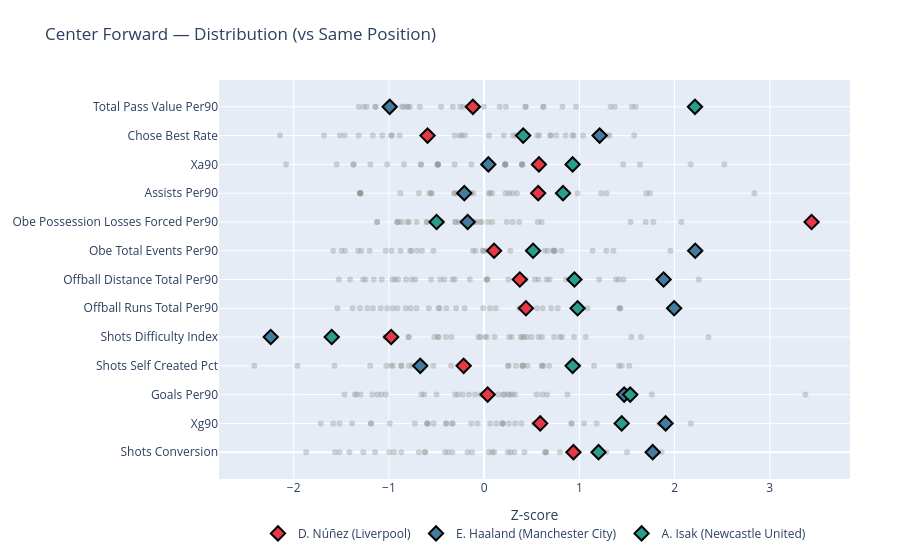
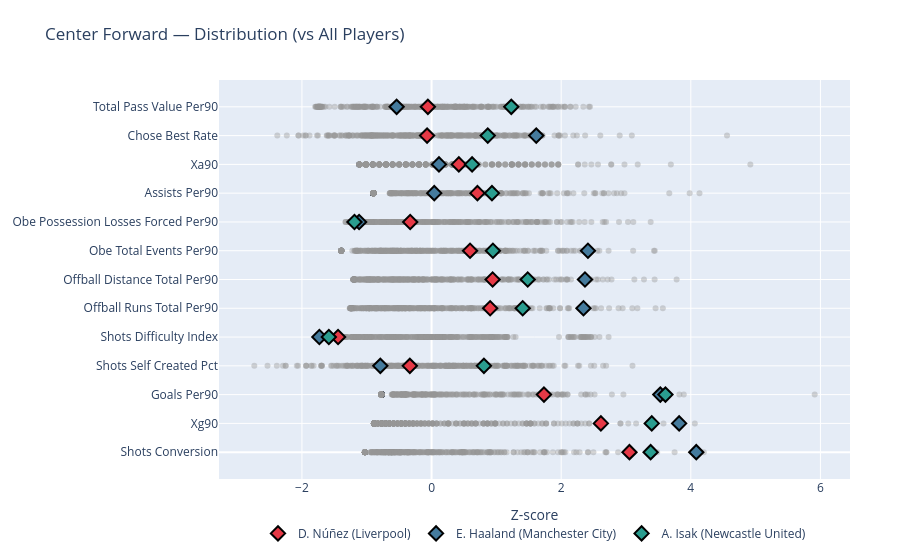

The cell these charts' notebook holds for them, in order:
### Code cell
# USAGE EXAMPLE
plot_player_comparison(merged_final, ["D. Núñez", "E. Haaland", "A. Isak"])

### Figure 1 — Plotly figure (JSON) as saved in the notebook; plotly's stock layout.template omitted (floating-point values rounded to 4 significant figures)
{"data": [{"hoverinfo": "skip", "marker": {"color": "rgba(150,150,150,0.4)", "size": 6}, "mode": "markers", "showlegend": false, "type": "scatter", "x": [-0.621, -1.269, 0.6379, 0.6507, 0.2766, -0.6204, 0.2484, -0.3765, -0.6855, -0.1749, 0.3173, -1.566, -1.415, -1.868, -0.4102, 0.9795, 1.201, 1.168, -0.9452, 0.7967, 1.77, 1.283, 0.048, -1.146, -0.8702, -0.3334, 0.9379, 0.6492, -0.1284, 0.08667, 0.1056, 0.4236, 1.5, -1.519, -0.9958, 1.864], "y": [0, 0, 0, 0, 0, 0, 0, 0, 0, 0, 0, 0, 0, 0, 0, 0, 0, 0, 0, 0, 0, 0, 0, 0, 0, 0, 0, 0, 0, 0, 0, 0, 0, 0, 0, 0]}, {"hoverinfo": "skip", "marker": {"color": "rgba(150,150,150,0.4)", "size": 6}, "mode": "markers", "showlegend": false, "type": "scatter", "x": [-1.386, 0.1939, -0.3329, 1.84, 0.06218, -1.189, -0.7279, -1.189, -1.584, 0.128, 0.1939, 1.05, -0.0695, -1.716, 0.5231, -0.1353, 1.445, 0.9181, -0.3987, -0.5962, 1.906, 0.9181, 0.2597, -0.9913, -0.5962, -0.3987, 0.5889, -0.5304, 0.1939, 0.3914, -0.5962, 0.3255, 1.181, -1.518, -0.3329, 2.169], "y": [1, 1, 1, 1, 1, 1, 1, 1, 1, 1, 1, 1, 1, 1, 1, 1, 1, 1, 1, 1, 1, 1, 1, 1, 1, 1, 1, 1, 1, 1, 1, 1, 1, 1, 1, 1]}, {"hoverinfo": "skip", "marker": {"color": "rgba(150,150,150,0.4)", "size": 6}, "mode": "markers", "showlegend": false, "type": "scatter", "x": [-1.297, -0.4995, 0.02891, 0.2023, -0.2258, -1.08, -0.6295, -1.467, -0.3044, 0.06945, 0.2509, -0.6576, -1.174, -1.341, 0.08922, 0.8739, 1.534, 0.6602, -0.2744, 0.3247, 1.471, 0.6109, 0.2685, -1.032, 0.2078, 0.5491, 0.03635, 0.1489, -0.1593, 0.2937, -0.03731, -0.09467, 1.76, -1.122, -1.358, 3.374], "y": [2, 2, 2, 2, 2, 2, 2, 2, 2, 2, 2, 2, 2, 2, 2, 2, 2, 2, 2, 2, 2, 2, 2, 2, 2, 2, 2, 2, 2, 2, 2, 2, 2, 2, 2, 2]}, {"hoverinfo": "skip", "marker": {"color": "rgba(150,150,150,0.4)", "size": 6}, "mode": "markers", "showlegend": false, "type": "scatter", "x": [0.6048, 0.4065, -0.3458, 0.611, 0.6833, 0.9911, -0.8687, 0.9784, -1.572, -0.756, 0.3329, 1.523, 0.4092, -0.8714, -0.5343, -2.414, 0.9295, 0.6208, -0.9765, -1.961, -0.6712, 0.4566, 0.3985, -1.027, 1.154, 1.444, -0.2152, -0.7895, -0.1955, 0.2551, 1.416, 0.9338, -0.9576, 0.9495, 0.2527, -1.196], "y": [3, 3, 3, 3, 3, 3, 3, 3, 3, 3, 3, 3, 3, 3, 3, 3, 3, 3, 3, 3, 3, 3, 3, 3, 3, 3, 3, 3, 3, 3, 3, 3, 3, 3, 3, 3]}, {"hoverinfo": "skip", "marker": {"color": "rgba(150,150,150,0.4)", "size": 6}, "mode": "markers", "showlegend": false, "type": "scatter", "x": [0.818, 0.7967, 0.02763, -0.9305, 0.4981, 0.4017, -0.5231, 0.1097, 0.7351, 0.9439, -0.3439, 0.008887, -0.7948, 2.356, 0.4506, 0.5714, -1.601, 0.289, 1.546, 0.6088, -2.241, -2.201, -0.05939, 1.649, 0.2631, -1.032, -0.9766, -0.4803, -1.037, -0.4027, 0.4183, -0.7907, -0.4842, -0.04158, 1.066, 0.3829], "y": [4, 4, 4, 4, 4, 4, 4, 4, 4, 4, 4, 4, 4, 4, 4, 4, 4, 4, 4, 4, 4, 4, 4, 4, 4, 4, 4, 4, 4, 4, 4, 4, 4, 4, 4, 4]}, {"hoverinfo": "skip", "marker": {"color": "rgba(150,150,150,0.4)", "size": 6}, "mode": "markers", "showlegend": false, "type": "scatter", "x": [-0.7111, -0.3975, 0.3688, 0.4542, 1.431, -0.4774, 0.06105, -1.228, -1.168, 1.423, -0.9107, -1.018, -0.7737, -1.381, 0.7726, -0.4709, 0.9815, 1.086, -1.304, 0.5546, 1.995, 1.421, -0.01, -0.206, 0.703, 0.1222, 0.4387, -1.542, 0.6155, -0.8246, -0.581, 1.968, -0.959, 0.947, -0.2943, -1.087], "y": [5, 5, 5, 5, 5, 5, 5, 5, 5, 5, 5, 5, 5, 5, 5, 5, 5, 5, 5, 5, 5, 5, 5, 5, 5, 5, 5, 5, 5, 5, 5, 5, 5, 5, 5, 5]}, {"hoverinfo": "skip", "marker": {"color": "rgba(150,150,150,0.4)", "size": 6}, "mode": "markers", "showlegend": false, "type": "scatter", "x": [-0.7229, -0.4188, 0.2547, 0.4349, 1.416, -0.4613, 0.03348, -1.245, -1.158, 1.464, -0.9343, -0.9629, -0.7596, -1.409, 0.5706, -0.31, 0.9482, 1.208, -1.272, 0.6878, 1.885, 1.384, 0.02943, -0.1497, 0.5334, 0.02449, 0.3745, -1.525, 0.6554, -0.8206, -0.5567, 2.254, -0.9032, 0.86, -0.3319, -1.076], "y": [6, 6, 6, 6, 6, 6, 6, 6, 6, 6, 6, 6, 6, 6, 6, 6, 6, 6, 6, 6, 6, 6, 6, 6, 6, 6, 6, 6, 6, 6, 6, 6, 6, 6, 6, 6]}, {"hoverinfo": "skip", "marker": {"color": "rgba(150,150,150,0.4)", "size": 6}, "mode": "markers", "showlegend": false, "type": "scatter", "x": [-0.6531, -0.5328, 0.6676, 0.4643, 1.956, -0.7754, 0.7268, -1.29, -1.499, 0.7468, -0.9729, -0.8787, -0.7642, -1.324, 0.5303, -0.01577, 0.514, 0.8114, -1.203, 1.358, 2.217, 0.636, 0.7291, -0.006376, 1.14, -0.09061, 0.1041, -1.585, -0.1181, -0.7047, 0.275, 1.283, -1.034, 0.7344, 0.01477, -1.461], "y": [7, 7, 7, 7, 7, 7, 7, 7, 7, 7, 7, 7, 7, 7, 7, 7, 7, 7, 7, 7, 7, 7, 7, 7, 7, 7, 7, 7, 7, 7, 7, 7, 7, 7, 7, 7]}, {"hoverinfo": "skip", "marker": {"color": "rgba(150,150,150,0.4)", "size": 6}, "mode": "markers", "showlegend": false, "type": "scatter", "x": [-0.105, -0.3032, 1.538, -0.2661, -0.02616, -0.1166, -0.6007, -0.863, -1.124, -0.4452, 0.6029, 0.2996, -1.124, -0.9136, 2.071, 0.564, -0.4997, 1.696, -0.6044, 0.0849, -0.173, 0.2364, 0.04022, -0.7896, -0.0452, 0.3688, 3.439, -0.9122, -0.5003, -0.895, -0.7081, -0.3004, -0.8029, -0.08689, 1.777, -0.5126], "y": [8, 8, 8, 8, 8, 8, 8, 8, 8, 8, 8, 8, 8, 8, 8, 8, 8, 8, 8, 8, 8, 8, 8, 8, 8, 8, 8, 8, 8, 8, 8, 8, 8, 8, 8, 8]}, {"hoverinfo": "skip", "marker": {"color": "rgba(150,150,150,0.4)", "size": 6}, "mode": "markers", "showlegend": false, "type": "scatter", "x": [0.2613, 0.9805, 0.5605, 1.228, 0.05215, 2.838, 0.08494, -0.1354, 1.284, -0.1142, -1.302, -0.2836, -0.6852, -1.302, 0.297, -0.3078, 0.8284, 0.05997, -0.3147, 0.2255, -0.2084, 1.705, -0.5569, -0.5747, 1.742, -1.302, 0.5674, 0.3434, -0.8801, -1.302, -0.5516, 0.882, -0.2151, -1.302, -1.302, -1.302], "y": [9, 9, 9, 9, 9, 9, 9, 9, 9, 9, 9, 9, 9, 9, 9, 9, 9, 9, 9, 9, 9, 9, 9, 9, 9, 9, 9, 9, 9, 9, 9, 9, 9, 9, 9, 9]}, {"hoverinfo": "skip", "marker": {"color": "rgba(150,150,150,0.4)", "size": 6}, "mode": "markers", "showlegend": false, "type": "scatter", "x": [0.3983, 1.638, -0.4868, 0.3983, -0.3098, 0.2213, 0.04426, 0.9294, 2.169, 0.5754, -0.4868, 0.2213, -1.372, -2.08, 0.3983, -0.4868, 0.9294, -0.1328, -1.195, 0.04426, 0.04426, 0.2213, 0.2213, 0.2213, 2.523, 1.461, 0.5754, -1.018, -0.8409, -0.6639, -0.4868, 0.3983, -0.6639, -0.4868, -1.549, -1.372], "y": [10, 10, 10, 10, 10, 10, 10, 10, 10, 10, 10, 10, 10, 10, 10, 10, 10, 10, 10, 10, 10, 10, 10, 10, 10, 10, 10, 10, 10, 10, 10, 10, 10, 10, 10, 10]}, {"hoverinfo": "skip", "marker": {"color": "rgba(150,150,150,0.4)", "size": 6}, "mode": "markers", "showlegend": false, "type": "scatter", "x": [-1.683, -1.465, -1.516, 0.9278, 0.207, -0.3083, 0.6983, 0.8551, 1.295, 0.3943, -1.318, -2.144, 0.5588, 1.243, -0.2334, -0.2536, 0.41, 0.3029, -0.9674, 0.7577, 1.213, -1.168, 1.317, 0.5779, -0.9782, -1.07, -0.5944, 1.576, -0.1994, 0.05127, 0.6953, 1.039, 0.9394, -0.886, -0.6054, 0.3327], "y": [11, 11, 11, 11, 11, 11, 11, 11, 11, 11, 11, 11, 11, 11, 11, 11, 11, 11, 11, 11, 11, 11, 11, 11, 11, 11, 11, 11, 11, 11, 11, 11, 11, 11, 11, 11]}, {"hoverinfo": "skip", "marker": {"color": "rgba(150,150,150,0.4)", "size": 6}, "mode": "markers", "showlegend": false, "type": "scatter", "x": [-0.676, 1.591, 0.2296, 1.372, -0.848, 1.551, -1.234, 0.6202, 0.9654, -0.0009206, 1.328, 0.1635, -1.142, -0.4524, -0.08925, -1.141, 2.214, 0.6244, -0.7983, -0.78, -0.9919, -0.09336, 0.433, 0.8227, 2.22, 0.4366, -0.1182, -0.3292, -0.8105, -0.2195, -0.8633, -0.1474, -1.317, -1.266, -0.9999, -0.2523], "y": [12, 12, 12, 12, 12, 12, 12, 12, 12, 12, 12, 12, 12, 12, 12, 12, 12, 12, 12, 12, 12, 12, 12, 12, 12, 12, 12, 12, 12, 12, 12, 12, 12, 12, 12, 12]}, {"hovertemplate": "<b>D. Núñez (Liverpool)</b><br>Shots Conversion<br>Z-score: 0.94<br>Percentile: 81%", "marker": {"color": "#E63946", "line": {"color": "black", "width": 2}, "size": 11, "symbol": "diamond"}, "mode": "markers", "name": "D. Núñez (Liverpool)", "showlegend": true, "type": "scatter", "x": [0.9379], "y": [0]}, {"hovertemplate": "<b>D. Núñez (Liverpool)</b><br>Xg90<br>Z-score: 0.59<br>Percentile: 78%", "marker": {"color": "#E63946", "line": {"color": "black", "width": 2}, "size": 11, "symbol": "diamond"}, "mode": "markers", "showlegend": false, "type": "scatter", "x": [0.5889], "y": [1]}, {"hovertemplate": "<b>D. Núñez (Liverpool)</b><br>Goals Per90<br>Z-score: 0.04<br>Percentile: 53%", "marker": {"color": "#E63946", "line": {"color": "black", "width": 2}, "size": 11, "symbol": "diamond"}, "mode": "markers", "showlegend": false, "type": "scatter", "x": [0.03635], "y": [2]}, {"hovertemplate": "<b>D. Núñez (Liverpool)</b><br>Shots Self Created Pct<br>Z-score: -0.22<br>Percentile: 42%", "marker": {"color": "#E63946", "line": {"color": "black", "width": 2}, "size": 11, "symbol": "diamond"}, "mode": "markers", "showlegend": false, "type": "scatter", "x": [-0.2152], "y": [3]}, {"hovertemplate": "<b>D. Núñez (Liverpool)</b><br>Shots Difficulty Index<br>Z-score: -0.98<br>Percentile: 17%", "marker": {"color": "#E63946", "line": {"color": "black", "width": 2}, "size": 11, "symbol": "diamond"}, "mode": "markers", "showlegend": false, "type": "scatter", "x": [-0.9766], "y": [4]}, {"hovertemplate": "<b>D. Núñez (Liverpool)</b><br>Offball Runs Total Per90<br>Z-score: 0.44<br>Percentile: 64%", "marker": {"color": "#E63946", "line": {"color": "black", "width": 2}, "size": 11, "symbol": "diamond"}, "mode": "markers", "showlegend": false, "type": "scatter", "x": [0.4387], "y": [5]}, {"hovertemplate": "<b>D. Núñez (Liverpool)</b><br>Offball Distance Total Per90<br>Z-score: 0.37<br>Percentile: 64%", "marker": {"color": "#E63946", "line": {"color": "black", "width": 2}, "size": 11, "symbol": "diamond"}, "mode": "markers", "showlegend": false, "type": "scatter", "x": [0.3745], "y": [6]}, {"hovertemplate": "<b>D. Núñez (Liverpool)</b><br>Obe Total Events Per90<br>Z-score: 0.10<br>Percentile: 56%", "marker": {"color": "#E63946", "line": {"color": "black", "width": 2}, "size": 11, "symbol": "diamond"}, "mode": "markers", "showlegend": false, "type": "scatter", "x": [0.1041], "y": [7]}, {"hovertemplate": "<b>D. Núñez (Liverpool)</b><br>Obe Possession Losses Forced Per90<br>Z-score: 3.44<br>Percentile: 100%", "marker": {"color": "#E63946", "line": {"color": "black", "width": 2}, "size": 11, "symbol": "diamond"}, "mode": "markers", "showlegend": false, "type": "scatter", "x": [3.439], "y": [8]}, {"hovertemplate": "<b>D. Núñez (Liverpool)</b><br>Assists Per90<br>Z-score: 0.57<br>Percentile: 78%", "marker": {"color": "#E63946", "line": {"color": "black", "width": 2}, "size": 11, "symbol": "diamond"}, "mode": "markers", "showlegend": false, "type": "scatter", "x": [0.5674], "y": [9]}, {"hovertemplate": "<b>D. Núñez (Liverpool)</b><br>Xa90<br>Z-score: 0.58<br>Percentile: 82%", "marker": {"color": "#E63946", "line": {"color": "black", "width": 2}, "size": 11, "symbol": "diamond"}, "mode": "markers", "showlegend": false, "type": "scatter", "x": [0.5754], "y": [10]}, {"hovertemplate": "<b>D. Núñez (Liverpool)</b><br>Chose Best Rate<br>Z-score: -0.59<br>Percentile: 33%", "marker": {"color": "#E63946", "line": {"color": "black", "width": 2}, "size": 11, "symbol": "diamond"}, "mode": "markers", "showlegend": false, "type": "scatter", "x": [-0.5944], "y": [11]}, {"hovertemplate": "<b>D. Núñez (Liverpool)</b><br>Total Pass Value Per90<br>Z-score: -0.12<br>Percentile: 53%", "marker": {"color": "#E63946", "line": {"color": "black", "width": 2}, "size": 11, "symbol": "diamond"}, "mode": "markers", "showlegend": false, "type": "scatter", "x": [-0.1182], "y": [12]}, {"hovertemplate": "<b>E. Haaland (Manchester City)</b><br>Shots Conversion<br>Z-score: 1.77<br>Percentile: 97%", "marker": {"color": "#457B9D", "line": {"color": "black", "width": 2}, "size": 11, "symbol": "diamond"}, "mode": "markers", "name": "E. Haaland (Manchester City)", "showlegend": true, "type": "scatter", "x": [1.77], "y": [0]}, {"hovertemplate": "<b>E. Haaland (Manchester City)</b><br>Xg90<br>Z-score: 1.91<br>Percentile: 97%", "marker": {"color": "#457B9D", "line": {"color": "black", "width": 2}, "size": 11, "symbol": "diamond"}, "mode": "markers", "showlegend": false, "type": "scatter", "x": [1.906], "y": [1]}, {"hovertemplate": "<b>E. Haaland (Manchester City)</b><br>Goals Per90<br>Z-score: 1.47<br>Percentile: 92%", "marker": {"color": "#457B9D", "line": {"color": "black", "width": 2}, "size": 11, "symbol": "diamond"}, "mode": "markers", "showlegend": false, "type": "scatter", "x": [1.471], "y": [2]}, {"hovertemplate": "<b>E. Haaland (Manchester City)</b><br>Shots Self Created Pct<br>Z-score: -0.67<br>Percentile: 33%", "marker": {"color": "#457B9D", "line": {"color": "black", "width": 2}, "size": 11, "symbol": "diamond"}, "mode": "markers", "showlegend": false, "type": "scatter", "x": [-0.6712], "y": [3]}, {"hovertemplate": "<b>E. Haaland (Manchester City)</b><br>Shots Difficulty Index<br>Z-score: -2.24<br>Percentile: 3%", "marker": {"color": "#457B9D", "line": {"color": "black", "width": 2}, "size": 11, "symbol": "diamond"}, "mode": "markers", "showlegend": false, "type": "scatter", "x": [-2.241], "y": [4]}, {"hovertemplate": "<b>E. Haaland (Manchester City)</b><br>Offball Runs Total Per90<br>Z-score: 2.00<br>Percentile: 100%", "marker": {"color": "#457B9D", "line": {"color": "black", "width": 2}, "size": 11, "symbol": "diamond"}, "mode": "markers", "showlegend": false, "type": "scatter", "x": [1.995], "y": [5]}, {"hovertemplate": "<b>E. Haaland (Manchester City)</b><br>Offball Distance Total Per90<br>Z-score: 1.88<br>Percentile: 97%", "marker": {"color": "#457B9D", "line": {"color": "black", "width": 2}, "size": 11, "symbol": "diamond"}, "mode": "markers", "showlegend": false, "type": "scatter", "x": [1.885], "y": [6]}, {"hovertemplate": "<b>E. Haaland (Manchester City)</b><br>Obe Total Events Per90<br>Z-score: 2.22<br>Percentile: 100%", "marker": {"color": "#457B9D", "line": {"color": "black", "width": 2}, "size": 11, "symbol": "diamond"}, "mode": "markers", "showlegend": false, "type": "scatter", "x": [2.217], "y": [7]}, {"hovertemplate": "<b>E. Haaland (Manchester City)</b><br>Obe Possession Losses Forced Per90<br>Z-score: -0.17<br>Percentile: 53%", "marker": {"color": "#457B9D", "line": {"color": "black", "width": 2}, "size": 11, "symbol": "diamond"}, "mode": "markers", "showlegend": false, "type": "scatter", "x": [-0.173], "y": [8]}, {"hovertemplate": "<b>E. Haaland (Manchester City)</b><br>Assists Per90<br>Z-score: -0.21<br>Percentile: 47%", "marker": {"color": "#457B9D", "line": {"color": "black", "width": 2}, "size": 11, "symbol": "diamond"}, "mode": "markers", "showlegend": false, "type": "scatter", "x": [-0.2084], "y": [9]}, {"hovertemplate": "<b>E. Haaland (Manchester City)</b><br>Xa90<br>Z-score: 0.04<br>Percentile: 50%", "marker": {"color": "#457B9D", "line": {"color": "black", "width": 2}, "size": 11, "symbol": "diamond"}, "mode": "markers", "showlegend": false, "type": "scatter", "x": [0.04426], "y": [10]}, {"hovertemplate": "<b>E. Haaland (Manchester City)</b><br>Chose Best Rate<br>Z-score: 1.21<br>Percentile: 89%", "marker": {"color": "#457B9D", "line": {"color": "black", "width": 2}, "size": 11, "symbol": "diamond"}, "mode": "markers", "showlegend": false, "type": "scatter", "x": [1.213], "y": [11]}, {"hovertemplate": "<b>E. Haaland (Manchester City)</b><br>Total Pass Value Per90<br>Z-score: -0.99<br>Percentile: 19%", "marker": {"color": "#457B9D", "line": {"color": "black", "width": 2}, "size": 11, "symbol": "diamond"}, "mode": "markers", "showlegend": false, "type": "scatter", "x": [-0.9919], "y": [12]}, {"hovertemplate": "<b>A. Isak (Newcastle United)</b><br>Shots Conversion<br>Z-score: 1.20<br>Percentile: 89%", "marker": {"color": "#2A9D8F", "line": {"color": "black", "width": 2}, "size": 11, "symbol": "diamond"}, "mode": "markers", "name": "A. Isak (Newcastle United)", "showlegend": true, "type": "scatter", "x": [1.201], "y": [0]}, {"hovertemplate": "<b>A. Isak (Newcastle United)</b><br>Xg90<br>Z-score: 1.44<br>Percentile: 92%", "marker": {"color": "#2A9D8F", "line": {"color": "black", "width": 2}, "size": 11, "symbol": "diamond"}, "mode": "markers", "showlegend": false, "type": "scatter", "x": [1.445], "y": [1]}, {"hovertemplate": "<b>A. Isak (Newcastle United)</b><br>Goals Per90<br>Z-score: 1.53<br>Percentile: 94%", "marker": {"color": "#2A9D8F", "line": {"color": "black", "width": 2}, "size": 11, "symbol": "diamond"}, "mode": "markers", "showlegend": false, "type": "scatter", "x": [1.534], "y": [2]}, {"hovertemplate": "<b>A. Isak (Newcastle United)</b><br>Shots Self Created Pct<br>Z-score: 0.93<br>Percentile: 78%", "marker": {"color": "#2A9D8F", "line": {"color": "black", "width": 2}, "size": 11, "symbol": "diamond"}, "mode": "markers", "showlegend": false, "type": "scatter", "x": [0.9295], "y": [3]}, {"hovertemplate": "<b>A. Isak (Newcastle United)</b><br>Shots Difficulty Index<br>Z-score: -1.60<br>Percentile: 8%", "marker": {"color": "#2A9D8F", "line": {"color": "black", "width": 2}, "size": 11, "symbol": "diamond"}, "mode": "markers", "showlegend": false, "type": "scatter", "x": [-1.601], "y": [4]}, {"hovertemplate": "<b>A. Isak (Newcastle United)</b><br>Offball Runs Total Per90<br>Z-score: 0.98<br>Percentile: 83%", "marker": {"color": "#2A9D8F", "line": {"color": "black", "width": 2}, "size": 11, "symbol": "diamond"}, "mode": "markers", "showlegend": false, "type": "scatter", "x": [0.9815], "y": [5]}, {"hovertemplate": "<b>A. Isak (Newcastle United)</b><br>Offball Distance Total Per90<br>Z-score: 0.95<br>Percentile: 83%", "marker": {"color": "#2A9D8F", "line": {"color": "black", "width": 2}, "size": 11, "symbol": "diamond"}, "mode": "markers", "showlegend": false, "type": "scatter", "x": [0.9482], "y": [6]}, {"hovertemplate": "<b>A. Isak (Newcastle United)</b><br>Obe Total Events Per90<br>Z-score: 0.51<br>Percentile: 64%", "marker": {"color": "#2A9D8F", "line": {"color": "black", "width": 2}, "size": 11, "symbol": "diamond"}, "mode": "markers", "showlegend": false, "type": "scatter", "x": [0.514], "y": [7]}, {"hovertemplate": "<b>A. Isak (Newcastle United)</b><br>Obe Possession Losses Forced Per90<br>Z-score: -0.50<br>Percentile: 39%", "marker": {"color": "#2A9D8F", "line": {"color": "black", "width": 2}, "size": 11, "symbol": "diamond"}, "mode": "markers", "showlegend": false, "type": "scatter", "x": [-0.4997], "y": [8]}, {"hovertemplate": "<b>A. Isak (Newcastle United)</b><br>Assists Per90<br>Z-score: 0.83<br>Percentile: 81%", "marker": {"color": "#2A9D8F", "line": {"color": "black", "width": 2}, "size": 11, "symbol": "diamond"}, "mode": "markers", "showlegend": false, "type": "scatter", "x": [0.8284], "y": [9]}, {"hovertemplate": "<b>A. Isak (Newcastle United)</b><br>Xa90<br>Z-score: 0.93<br>Percentile: 88%", "marker": {"color": "#2A9D8F", "line": {"color": "black", "width": 2}, "size": 11, "symbol": "diamond"}, "mode": "markers", "showlegend": false, "type": "scatter", "x": [0.9294], "y": [10]}, {"hovertemplate": "<b>A. Isak (Newcastle United)</b><br>Chose Best Rate<br>Z-score: 0.41<br>Percentile: 61%", "marker": {"color": "#2A9D8F", "line": {"color": "black", "width": 2}, "size": 11, "symbol": "diamond"}, "mode": "markers", "showlegend": false, "type": "scatter", "x": [0.41], "y": [11]}, {"hovertemplate": "<b>A. Isak (Newcastle United)</b><br>Total Pass Value Per90<br>Z-score: 2.21<br>Percentile: 97%", "marker": {"color": "#2A9D8F", "line": {"color": "black", "width": 2}, "size": 11, "symbol": "diamond"}, "mode": "markers", "showlegend": false, "type": "scatter", "x": [2.214], "y": [12]}], "layout": {"autosize": true, "legend": {"orientation": "h", "x": 0.5, "xanchor": "center", "y": -0.1}, "margin": {"b": 50, "l": 200, "r": 50, "t": 80}, "title": {"text": "Center Forward — Distribution (vs Same Position)"}, "xaxis": {"autorange": true, "range": [-2.763, 3.806], "title": {"text": "Z-score"}, "type": "linear", "zeroline": true}, "yaxis": {"automargin": true, "autorange": true, "range": [-0.8424, 12.84], "ticktext": ["Shots Conversion", "Xg90", "Goals Per90", "Shots Self Created Pct", "Shots Difficulty Index", "Offball Runs Total Per90", "Offball Distance Total Per90", "Obe Total Events Per90", "Obe Possession Losses Forced Per90", "Assists Per90", "Xa90", "Chose Best Rate", "Total Pass Value Per90"], "tickvals": [0, 1, 2, 3, 4, 5, 6, 7, 8, 9, 10, 11, 12], "type": "linear"}}}

### Figure 2 — Plotly figure (JSON) as saved in the notebook; plotly's stock layout.template omitted (floating-point values rounded to 4 significant figures; data arrays with more than 128 entries replaced by an {"elided": "..."} marker saying what was removed)
{"data": [{"hoverinfo": "skip", "marker": {"color": "rgba(150,150,150,0.4)", "size": 6}, "mode": "markers", "showlegend": false, "type": "scatter", "x": {"elided": "381 float values"}, "y": {"elided": "381 int values"}}, {"hoverinfo": "skip", "marker": {"color": "rgba(150,150,150,0.4)", "size": 6}, "mode": "markers", "showlegend": false, "type": "scatter", "x": {"elided": "381 float values"}, "y": {"elided": "381 int values"}}, {"hoverinfo": "skip", "marker": {"color": "rgba(150,150,150,0.4)", "size": 6}, "mode": "markers", "showlegend": false, "type": "scatter", "x": {"elided": "381 float values"}, "y": {"elided": "381 int values"}}, {"hoverinfo": "skip", "marker": {"color": "rgba(150,150,150,0.4)", "size": 6}, "mode": "markers", "showlegend": false, "type": "scatter", "x": {"elided": "381 float values"}, "y": {"elided": "381 int values"}}, {"hoverinfo": "skip", "marker": {"color": "rgba(150,150,150,0.4)", "size": 6}, "mode": "markers", "showlegend": false, "type": "scatter", "x": {"elided": "381 float values"}, "y": {"elided": "381 int values"}}, {"hoverinfo": "skip", "marker": {"color": "rgba(150,150,150,0.4)", "size": 6}, "mode": "markers", "showlegend": false, "type": "scatter", "x": {"elided": "381 float values"}, "y": {"elided": "381 int values"}}, {"hoverinfo": "skip", "marker": {"color": "rgba(150,150,150,0.4)", "size": 6}, "mode": "markers", "showlegend": false, "type": "scatter", "x": {"elided": "381 float values"}, "y": {"elided": "381 int values"}}, {"hoverinfo": "skip", "marker": {"color": "rgba(150,150,150,0.4)", "size": 6}, "mode": "markers", "showlegend": false, "type": "scatter", "x": {"elided": "381 float values"}, "y": {"elided": "381 int values"}}, {"hoverinfo": "skip", "marker": {"color": "rgba(150,150,150,0.4)", "size": 6}, "mode": "markers", "showlegend": false, "type": "scatter", "x": {"elided": "381 float values"}, "y": {"elided": "381 int values"}}, {"hoverinfo": "skip", "marker": {"color": "rgba(150,150,150,0.4)", "size": 6}, "mode": "markers", "showlegend": false, "type": "scatter", "x": {"elided": "381 float values"}, "y": {"elided": "381 int values"}}, {"hoverinfo": "skip", "marker": {"color": "rgba(150,150,150,0.4)", "size": 6}, "mode": "markers", "showlegend": false, "type": "scatter", "x": {"elided": "381 float values"}, "y": {"elided": "381 int values"}}, {"hoverinfo": "skip", "marker": {"color": "rgba(150,150,150,0.4)", "size": 6}, "mode": "markers", "showlegend": false, "type": "scatter", "x": {"elided": "381 float values"}, "y": {"elided": "381 int values"}}, {"hoverinfo": "skip", "marker": {"color": "rgba(150,150,150,0.4)", "size": 6}, "mode": "markers", "showlegend": false, "type": "scatter", "x": {"elided": "381 float values"}, "y": {"elided": "381 int values"}}, {"hovertemplate": "<b>D. Núñez (Liverpool)</b><br>Shots Conversion<br>Z-score: 3.05<br>Percentile: 98%", "marker": {"color": "#E63946", "line": {"color": "black", "width": 2}, "size": 11, "symbol": "diamond"}, "mode": "markers", "name": "D. Núñez (Liverpool)", "showlegend": true, "type": "scatter", "x": [3.054], "y": [0]}, {"hovertemplate": "<b>D. Núñez (Liverpool)</b><br>Xg90<br>Z-score: 2.61<br>Percentile: 98%", "marker": {"color": "#E63946", "line": {"color": "black", "width": 2}, "size": 11, "symbol": "diamond"}, "mode": "markers", "showlegend": false, "type": "scatter", "x": [2.613], "y": [1]}, {"hovertemplate": "<b>D. Núñez (Liverpool)</b><br>Goals Per90<br>Z-score: 1.73<br>Percentile: 92%", "marker": {"color": "#E63946", "line": {"color": "black", "width": 2}, "size": 11, "symbol": "diamond"}, "mode": "markers", "showlegend": false, "type": "scatter", "x": [1.734], "y": [2]}, {"hovertemplate": "<b>D. Núñez (Liverpool)</b><br>Shots Self Created Pct<br>Z-score: -0.34<br>Percentile: 40%", "marker": {"color": "#E63946", "line": {"color": "black", "width": 2}, "size": 11, "symbol": "diamond"}, "mode": "markers", "showlegend": false, "type": "scatter", "x": [-0.3354], "y": [3]}, {"hovertemplate": "<b>D. Núñez (Liverpool)</b><br>Shots Difficulty Index<br>Z-score: -1.44<br>Percentile: 2%", "marker": {"color": "#E63946", "line": {"color": "black", "width": 2}, "size": 11, "symbol": "diamond"}, "mode": "markers", "showlegend": false, "type": "scatter", "x": [-1.443], "y": [4]}, {"hovertemplate": "<b>D. Núñez (Liverpool)</b><br>Offball Runs Total Per90<br>Z-score: 0.90<br>Percentile: 83%", "marker": {"color": "#E63946", "line": {"color": "black", "width": 2}, "size": 11, "symbol": "diamond"}, "mode": "markers", "showlegend": false, "type": "scatter", "x": [0.9039], "y": [5]}, {"hovertemplate": "<b>D. Núñez (Liverpool)</b><br>Offball Distance Total Per90<br>Z-score: 0.94<br>Percentile: 82%", "marker": {"color": "#E63946", "line": {"color": "black", "width": 2}, "size": 11, "symbol": "diamond"}, "mode": "markers", "showlegend": false, "type": "scatter", "x": [0.9421], "y": [6]}, {"hovertemplate": "<b>D. Núñez (Liverpool)</b><br>Obe Total Events Per90<br>Z-score: 0.59<br>Percentile: 73%", "marker": {"color": "#E63946", "line": {"color": "black", "width": 2}, "size": 11, "symbol": "diamond"}, "mode": "markers", "showlegend": false, "type": "scatter", "x": [0.5936], "y": [7]}, {"hovertemplate": "<b>D. Núñez (Liverpool)</b><br>Obe Possession Losses Forced Per90<br>Z-score: -0.33<br>Percentile: nan%", "marker": {"color": "#E63946", "line": {"color": "black", "width": 2}, "size": 11, "symbol": "diamond"}, "mode": "markers", "showlegend": false, "type": "scatter", "x": [-0.3299], "y": [8]}, {"hovertemplate": "<b>D. Núñez (Liverpool)</b><br>Assists Per90<br>Z-score: 0.71<br>Percentile: 78%", "marker": {"color": "#E63946", "line": {"color": "black", "width": 2}, "size": 11, "symbol": "diamond"}, "mode": "markers", "showlegend": false, "type": "scatter", "x": [0.7078], "y": [9]}, {"hovertemplate": "<b>D. Núñez (Liverpool)</b><br>Xa90<br>Z-score: 0.42<br>Percentile: 72%", "marker": {"color": "#E63946", "line": {"color": "black", "width": 2}, "size": 11, "symbol": "diamond"}, "mode": "markers", "showlegend": false, "type": "scatter", "x": [0.421], "y": [10]}, {"hovertemplate": "<b>D. Núñez (Liverpool)</b><br>Chose Best Rate<br>Z-score: -0.07<br>Percentile: 53%", "marker": {"color": "#E63946", "line": {"color": "black", "width": 2}, "size": 11, "symbol": "diamond"}, "mode": "markers", "showlegend": false, "type": "scatter", "x": [-0.0693], "y": [11]}, {"hovertemplate": "<b>D. Núñez (Liverpool)</b><br>Total Pass Value Per90<br>Z-score: -0.06<br>Percentile: 49%", "marker": {"color": "#E63946", "line": {"color": "black", "width": 2}, "size": 11, "symbol": "diamond"}, "mode": "markers", "showlegend": false, "type": "scatter", "x": [-0.05713], "y": [12]}, {"hovertemplate": "<b>E. Haaland (Manchester City)</b><br>Shots Conversion<br>Z-score: 4.08<br>Percentile: 100%", "marker": {"color": "#457B9D", "line": {"color": "black", "width": 2}, "size": 11, "symbol": "diamond"}, "mode": "markers", "name": "E. Haaland (Manchester City)", "showlegend": true, "type": "scatter", "x": [4.084], "y": [0]}, {"hovertemplate": "<b>E. Haaland (Manchester City)</b><br>Xg90<br>Z-score: 3.82<br>Percentile: 100%", "marker": {"color": "#457B9D", "line": {"color": "black", "width": 2}, "size": 11, "symbol": "diamond"}, "mode": "markers", "showlegend": false, "type": "scatter", "x": [3.82], "y": [1]}, {"hovertemplate": "<b>E. Haaland (Manchester City)</b><br>Goals Per90<br>Z-score: 3.53<br>Percentile: 99%", "marker": {"color": "#457B9D", "line": {"color": "black", "width": 2}, "size": 11, "symbol": "diamond"}, "mode": "markers", "showlegend": false, "type": "scatter", "x": [3.53], "y": [2]}, {"hovertemplate": "<b>E. Haaland (Manchester City)</b><br>Shots Self Created Pct<br>Z-score: -0.79<br>Percentile: 21%", "marker": {"color": "#457B9D", "line": {"color": "black", "width": 2}, "size": 11, "symbol": "diamond"}, "mode": "markers", "showlegend": false, "type": "scatter", "x": [-0.7908], "y": [3]}, {"hovertemplate": "<b>E. Haaland (Manchester City)</b><br>Shots Difficulty Index<br>Z-score: -1.73<br>Percentile: 0%", "marker": {"color": "#457B9D", "line": {"color": "black", "width": 2}, "size": 11, "symbol": "diamond"}, "mode": "markers", "showlegend": false, "type": "scatter", "x": [-1.731], "y": [4]}, {"hovertemplate": "<b>E. Haaland (Manchester City)</b><br>Offball Runs Total Per90<br>Z-score: 2.34<br>Percentile: 97%", "marker": {"color": "#457B9D", "line": {"color": "black", "width": 2}, "size": 11, "symbol": "diamond"}, "mode": "markers", "showlegend": false, "type": "scatter", "x": [2.344], "y": [5]}, {"hovertemplate": "<b>E. Haaland (Manchester City)</b><br>Offball Distance Total Per90<br>Z-score: 2.37<br>Percentile: 97%", "marker": {"color": "#457B9D", "line": {"color": "black", "width": 2}, "size": 11, "symbol": "diamond"}, "mode": "markers", "showlegend": false, "type": "scatter", "x": [2.367], "y": [6]}, {"hovertemplate": "<b>E. Haaland (Manchester City)</b><br>Obe Total Events Per90<br>Z-score: 2.41<br>Percentile: 98%", "marker": {"color": "#457B9D", "line": {"color": "black", "width": 2}, "size": 11, "symbol": "diamond"}, "mode": "markers", "showlegend": false, "type": "scatter", "x": [2.413], "y": [7]}, {"hovertemplate": "<b>E. Haaland (Manchester City)</b><br>Obe Possession Losses Forced Per90<br>Z-score: -1.12<br>Percentile: nan%", "marker": {"color": "#457B9D", "line": {"color": "black", "width": 2}, "size": 11, "symbol": "diamond"}, "mode": "markers", "showlegend": false, "type": "scatter", "x": [-1.118], "y": [8]}, {"hovertemplate": "<b>E. Haaland (Manchester City)</b><br>Assists Per90<br>Z-score: 0.04<br>Percentile: 60%", "marker": {"color": "#457B9D", "line": {"color": "black", "width": 2}, "size": 11, "symbol": "diamond"}, "mode": "markers", "showlegend": false, "type": "scatter", "x": [0.04162], "y": [9]}, {"hovertemplate": "<b>E. Haaland (Manchester City)</b><br>Xa90<br>Z-score: 0.11<br>Percentile: 63%", "marker": {"color": "#457B9D", "line": {"color": "black", "width": 2}, "size": 11, "symbol": "diamond"}, "mode": "markers", "showlegend": false, "type": "scatter", "x": [0.1143], "y": [10]}, {"hovertemplate": "<b>E. Haaland (Manchester City)</b><br>Chose Best Rate<br>Z-score: 1.62<br>Percentile: 95%", "marker": {"color": "#457B9D", "line": {"color": "black", "width": 2}, "size": 11, "symbol": "diamond"}, "mode": "markers", "showlegend": false, "type": "scatter", "x": [1.615], "y": [11]}, {"hovertemplate": "<b>E. Haaland (Manchester City)</b><br>Total Pass Value Per90<br>Z-score: -0.54<br>Percentile: 30%", "marker": {"color": "#457B9D", "line": {"color": "black", "width": 2}, "size": 11, "symbol": "diamond"}, "mode": "markers", "showlegend": false, "type": "scatter", "x": [-0.5393], "y": [12]}, {"hovertemplate": "<b>A. Isak (Newcastle United)</b><br>Shots Conversion<br>Z-score: 3.38<br>Percentile: 99%", "marker": {"color": "#2A9D8F", "line": {"color": "black", "width": 2}, "size": 11, "symbol": "diamond"}, "mode": "markers", "name": "A. Isak (Newcastle United)", "showlegend": true, "type": "scatter", "x": [3.38], "y": [0]}, {"hovertemplate": "<b>A. Isak (Newcastle United)</b><br>Xg90<br>Z-score: 3.40<br>Percentile: 99%", "marker": {"color": "#2A9D8F", "line": {"color": "black", "width": 2}, "size": 11, "symbol": "diamond"}, "mode": "markers", "showlegend": false, "type": "scatter", "x": [3.398], "y": [1]}, {"hovertemplate": "<b>A. Isak (Newcastle United)</b><br>Goals Per90<br>Z-score: 3.61<br>Percentile: 99%", "marker": {"color": "#2A9D8F", "line": {"color": "black", "width": 2}, "size": 11, "symbol": "diamond"}, "mode": "markers", "showlegend": false, "type": "scatter", "x": [3.609], "y": [2]}, {"hovertemplate": "<b>A. Isak (Newcastle United)</b><br>Shots Self Created Pct<br>Z-score: 0.81<br>Percentile: 78%", "marker": {"color": "#2A9D8F", "line": {"color": "black", "width": 2}, "size": 11, "symbol": "diamond"}, "mode": "markers", "showlegend": false, "type": "scatter", "x": [0.8078], "y": [3]}, {"hovertemplate": "<b>A. Isak (Newcastle United)</b><br>Shots Difficulty Index<br>Z-score: -1.59<br>Percentile: 1%", "marker": {"color": "#2A9D8F", "line": {"color": "black", "width": 2}, "size": 11, "symbol": "diamond"}, "mode": "markers", "showlegend": false, "type": "scatter", "x": [-1.585], "y": [4]}, {"hovertemplate": "<b>A. Isak (Newcastle United)</b><br>Offball Runs Total Per90<br>Z-score: 1.41<br>Percentile: 91%", "marker": {"color": "#2A9D8F", "line": {"color": "black", "width": 2}, "size": 11, "symbol": "diamond"}, "mode": "markers", "showlegend": false, "type": "scatter", "x": [1.406], "y": [5]}, {"hovertemplate": "<b>A. Isak (Newcastle United)</b><br>Offball Distance Total Per90<br>Z-score: 1.48<br>Percentile: 91%", "marker": {"color": "#2A9D8F", "line": {"color": "black", "width": 2}, "size": 11, "symbol": "diamond"}, "mode": "markers", "showlegend": false, "type": "scatter", "x": [1.484], "y": [6]}, {"hovertemplate": "<b>A. Isak (Newcastle United)</b><br>Obe Total Events Per90<br>Z-score: 0.95<br>Percentile: 81%", "marker": {"color": "#2A9D8F", "line": {"color": "black", "width": 2}, "size": 11, "symbol": "diamond"}, "mode": "markers", "showlegend": false, "type": "scatter", "x": [0.9466], "y": [7]}, {"hovertemplate": "<b>A. Isak (Newcastle United)</b><br>Obe Possession Losses Forced Per90<br>Z-score: -1.19<br>Percentile: nan%", "marker": {"color": "#2A9D8F", "line": {"color": "black", "width": 2}, "size": 11, "symbol": "diamond"}, "mode": "markers", "showlegend": false, "type": "scatter", "x": [-1.19], "y": [8]}, {"hovertemplate": "<b>A. Isak (Newcastle United)</b><br>Assists Per90<br>Z-score: 0.93<br>Percentile: 83%", "marker": {"color": "#2A9D8F", "line": {"color": "black", "width": 2}, "size": 11, "symbol": "diamond"}, "mode": "markers", "showlegend": false, "type": "scatter", "x": [0.9319], "y": [9]}, {"hovertemplate": "<b>A. Isak (Newcastle United)</b><br>Xa90<br>Z-score: 0.63<br>Percentile: 76%", "marker": {"color": "#2A9D8F", "line": {"color": "black", "width": 2}, "size": 11, "symbol": "diamond"}, "mode": "markers", "showlegend": false, "type": "scatter", "x": [0.6254], "y": [10]}, {"hovertemplate": "<b>A. Isak (Newcastle United)</b><br>Chose Best Rate<br>Z-score: 0.87<br>Percentile: 80%", "marker": {"color": "#2A9D8F", "line": {"color": "black", "width": 2}, "size": 11, "symbol": "diamond"}, "mode": "markers", "showlegend": false, "type": "scatter", "x": [0.8669], "y": [11]}, {"hovertemplate": "<b>A. Isak (Newcastle United)</b><br>Total Pass Value Per90<br>Z-score: 1.23<br>Percentile: 88%", "marker": {"color": "#2A9D8F", "line": {"color": "black", "width": 2}, "size": 11, "symbol": "diamond"}, "mode": "markers", "showlegend": false, "type": "scatter", "x": [1.23], "y": [12]}], "layout": {"autosize": true, "legend": {"orientation": "h", "x": 0.5, "xanchor": "center", "y": -0.1}, "margin": {"b": 50, "l": 200, "r": 50, "t": 80}, "title": {"text": "Center Forward — Distribution (vs All Players)"}, "xaxis": {"autorange": true, "range": [-3.25, 6.427], "title": {"text": "Z-score"}, "type": "linear", "zeroline": true}, "yaxis": {"automargin": true, "autorange": true, "range": [-0.8424, 12.84], "ticktext": ["Shots Conversion", "Xg90", "Goals Per90", "Shots Self Created Pct", "Shots Difficulty Index", "Offball Runs Total Per90", "Offball Distance Total Per90", "Obe Total Events Per90", "Obe Possession Losses Forced Per90", "Assists Per90", "Xa90", "Chose Best Rate", "Total Pass Value Per90"], "tickvals": [0, 1, 2, 3, 4, 5, 6, 7, 8, 9, 10, 11, 12], "type": "linear"}}}
